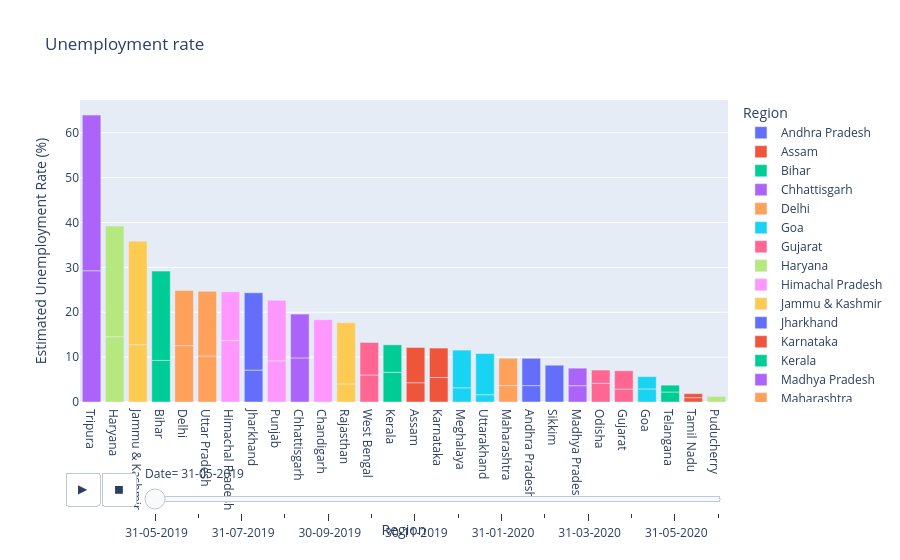

The code cell stored with this chart in its notebook:
### Markdown cell above
# Bar Plot

### Code cell
fg = px.bar(df,x='Region',y='Estimated Unemployment Rate (%)',color='Region',title='Unemployment rate',animation_frame='Date',template='plotly')
fg.update_layout(xaxis={'categoryorder':'total descending'})
fg.show()

### Figure 1 — Plotly figure (JSON) as saved in the notebook; plotly's stock layout.template omitted (floating-point values rounded to 4 significant figures)
{"data": [{"alignmentgroup": "True", "hovertemplate": "Region=%{x}<br>Date= 31-05-2019<br>Estimated Unemployment Rate (%)=%{y}<extra></extra>", "legendgroup": "Andhra Pradesh", "marker": {"color": "#636efa", "pattern": {"shape": ""}}, "name": "Andhra Pradesh", "offsetgroup": "Andhra Pradesh", "orientation": "v", "showlegend": true, "textposition": "auto", "type": "bar", "x": ["Andhra Pradesh", "Andhra Pradesh"], "xaxis": "x", "y": [3.65, 6.09], "yaxis": "y"}, {"alignmentgroup": "True", "hovertemplate": "Region=%{x}<br>Date= 31-05-2019<br>Estimated Unemployment Rate (%)=%{y}<extra></extra>", "legendgroup": "Assam", "marker": {"color": "#EF553B", "pattern": {"shape": ""}}, "name": "Assam", "offsetgroup": "Assam", "orientation": "v", "showlegend": true, "textposition": "auto", "type": "bar", "x": ["Assam", "Assam"], "xaxis": "x", "y": [4.29, 7.87], "yaxis": "y"}, {"alignmentgroup": "True", "hovertemplate": "Region=%{x}<br>Date= 31-05-2019<br>Estimated Unemployment Rate (%)=%{y}<extra></extra>", "legendgroup": "Bihar", "marker": {"color": "#00cc96", "pattern": {"shape": ""}}, "name": "Bihar", "offsetgroup": "Bihar", "orientation": "v", "showlegend": true, "textposition": "auto", "type": "bar", "x": ["Bihar", "Bihar"], "xaxis": "x", "y": [9.27, 19.9], "yaxis": "y"}, {"alignmentgroup": "True", "hovertemplate": "Region=%{x}<br>Date= 31-05-2019<br>Estimated Unemployment Rate (%)=%{y}<extra></extra>", "legendgroup": "Chhattisgarh", "marker": {"color": "#ab63fa", "pattern": {"shape": ""}}, "name": "Chhattisgarh", "offsetgroup": "Chhattisgarh", "orientation": "v", "showlegend": true, "textposition": "auto", "type": "bar", "x": ["Chhattisgarh", "Chhattisgarh"], "xaxis": "x", "y": [9.82, 9.77], "yaxis": "y"}, {"alignmentgroup": "True", "hovertemplate": "Region=%{x}<br>Date= 31-05-2019<br>Estimated Unemployment Rate (%)=%{y}<extra></extra>", "legendgroup": "Delhi", "marker": {"color": "#FFA15A", "pattern": {"shape": ""}}, "name": "Delhi", "offsetgroup": "Delhi", "orientation": "v", "showlegend": true, "textposition": "auto", "type": "bar", "x": ["Delhi", "Delhi"], "xaxis": "x", "y": [12.56, 12.31], "yaxis": "y"}, {"alignmentgroup": "True", "hovertemplate": "Region=%{x}<br>Date= 31-05-2019<br>Estimated Unemployment Rate (%)=%{y}<extra></extra>", "legendgroup": "Goa", "marker": {"color": "#19d3f3", "pattern": {"shape": ""}}, "name": "Goa", "offsetgroup": "Goa", "orientation": "v", "showlegend": true, "textposition": "auto", "type": "bar", "x": ["Goa", "Goa"], "xaxis": "x", "y": [2.91, 2.75], "yaxis": "y"}, {"alignmentgroup": "True", "hovertemplate": "Region=%{x}<br>Date= 31-05-2019<br>Estimated Unemployment Rate (%)=%{y}<extra></extra>", "legendgroup": "Gujarat", "marker": {"color": "#FF6692", "pattern": {"shape": ""}}, "name": "Gujarat", "offsetgroup": "Gujarat", "orientation": "v", "showlegend": true, "textposition": "auto", "type": "bar", "x": ["Gujarat", "Gujarat"], "xaxis": "x", "y": [2.88, 4.09], "yaxis": "y"}, {"alignmentgroup": "True", "hovertemplate": "Region=%{x}<br>Date= 31-05-2019<br>Estimated Unemployment Rate (%)=%{y}<extra></extra>", "legendgroup": "Haryana", "marker": {"color": "#B6E880", "pattern": {"shape": ""}}, "name": "Haryana", "offsetgroup": "Haryana", "orientation": "v", "showlegend": true, "textposition": "auto", "type": "bar", "x": ["Haryana", "Haryana"], "xaxis": "x", "y": [14.54, 24.67], "yaxis": "y"}, {"alignmentgroup": "True", "hovertemplate": "Region=%{x}<br>Date= 31-05-2019<br>Estimated Unemployment Rate (%)=%{y}<extra></extra>", "legendgroup": "Himachal Pradesh", "marker": {"color": "#FF97FF", "pattern": {"shape": ""}}, "name": "Himachal Pradesh", "offsetgroup": "Himachal Pradesh", "orientation": "v", "showlegend": true, "textposition": "auto", "type": "bar", "x": ["Himachal Pradesh", "Himachal Pradesh"], "xaxis": "x", "y": [13.68, 10.88], "yaxis": "y"}, {"alignmentgroup": "True", "hovertemplate": "Region=%{x}<br>Date= 31-05-2019<br>Estimated Unemployment Rate (%)=%{y}<extra></extra>", "legendgroup": "Jammu & Kashmir", "marker": {"color": "#FECB52", "pattern": {"shape": ""}}, "name": "Jammu & Kashmir", "offsetgroup": "Jammu & Kashmir", "orientation": "v", "showlegend": true, "textposition": "auto", "type": "bar", "x": ["Jammu & Kashmir", "Jammu & Kashmir"], "xaxis": "x", "y": [12.78, 23.04], "yaxis": "y"}, {"alignmentgroup": "True", "hovertemplate": "Region=%{x}<br>Date= 31-05-2019<br>Estimated Unemployment Rate (%)=%{y}<extra></extra>", "legendgroup": "Jharkhand", "marker": {"color": "#636efa", "pattern": {"shape": ""}}, "name": "Jharkhand", "offsetgroup": "Jharkhand", "orientation": "v", "showlegend": true, "textposition": "auto", "type": "bar", "x": ["Jharkhand", "Jharkhand"], "xaxis": "x", "y": [7.11, 17.23], "yaxis": "y"}, {"alignmentgroup": "True", "hovertemplate": "Region=%{x}<br>Date= 31-05-2019<br>Estimated Unemployment Rate (%)=%{y}<extra></extra>", "legendgroup": "Karnataka", "marker": {"color": "#EF553B", "pattern": {"shape": ""}}, "name": "Karnataka", "offsetgroup": "Karnataka", "orientation": "v", "showlegend": true, "textposition": "auto", "type": "bar", "x": ["Karnataka", "Karnataka"], "xaxis": "x", "y": [5.46, 6.56], "yaxis": "y"}, {"alignmentgroup": "True", "hovertemplate": "Region=%{x}<br>Date= 31-05-2019<br>Estimated Unemployment Rate (%)=%{y}<extra></extra>", "legendgroup": "Kerala", "marker": {"color": "#00cc96", "pattern": {"shape": ""}}, "name": "Kerala", "offsetgroup": "Kerala", "orientation": "v", "showlegend": true, "textposition": "auto", "type": "bar", "x": ["Kerala", "Kerala"], "xaxis": "x", "y": [6.63, 6.11], "yaxis": "y"}, {"alignmentgroup": "True", "hovertemplate": "Region=%{x}<br>Date= 31-05-2019<br>Estimated Unemployment Rate (%)=%{y}<extra></extra>", "legendgroup": "Madhya Pradesh", "marker": {"color": "#ab63fa", "pattern": {"shape": ""}}, "name": "Madhya Pradesh", "offsetgroup": "Madhya Pradesh", "orientation": "v", "showlegend": true, "textposition": "auto", "type": "bar", "x": ["Madhya Pradesh", "Madhya Pradesh"], "xaxis": "x", "y": [3.63, 3.91], "yaxis": "y"}, {"alignmentgroup": "True", "hovertemplate": "Region=%{x}<br>Date= 31-05-2019<br>Estimated Unemployment Rate (%)=%{y}<extra></extra>", "legendgroup": "Maharashtra", "marker": {"color": "#FFA15A", "pattern": {"shape": ""}}, "name": "Maharashtra", "offsetgroup": "Maharashtra", "orientation": "v", "showlegend": true, "textposition": "auto", "type": "bar", "x": ["Maharashtra", "Maharashtra"], "xaxis": "x", "y": [3.67, 6.08], "yaxis": "y"}, {"alignmentgroup": "True", "hovertemplate": "Region=%{x}<br>Date= 31-05-2019<br>Estimated Unemployment Rate (%)=%{y}<extra></extra>", "legendgroup": "Meghalaya", "marker": {"color": "#19d3f3", "pattern": {"shape": ""}}, "name": "Meghalaya", "offsetgroup": "Meghalaya", "orientation": "v", "showlegend": true, "textposition": "auto", "type": "bar", "x": ["Meghalaya", "Meghalaya"], "xaxis": "x", "y": [3.16, 8.4], "yaxis": "y"}, {"alignmentgroup": "True", "hovertemplate": "Region=%{x}<br>Date= 31-05-2019<br>Estimated Unemployment Rate (%)=%{y}<extra></extra>", "legendgroup": "Odisha", "marker": {"color": "#FF6692", "pattern": {"shape": ""}}, "name": "Odisha", "offsetgroup": "Odisha", "orientation": "v", "showlegend": true, "textposition": "auto", "type": "bar", "x": ["Odisha", "Odisha"], "xaxis": "x", "y": [4.17, 2.95], "yaxis": "y"}, {"alignmentgroup": "True", "hovertemplate": "Region=%{x}<br>Date= 31-05-2019<br>Estimated Unemployment Rate (%)=%{y}<extra></extra>", "legendgroup": "Puducherry", "marker": {"color": "#B6E880", "pattern": {"shape": ""}}, "name": "Puducherry", "offsetgroup": "Puducherry", "orientation": "v", "showlegend": true, "textposition": "auto", "type": "bar", "x": ["Puducherry", "Puducherry"], "xaxis": "x", "y": [0, 1.25], "yaxis": "y"}, {"alignmentgroup": "True", "hovertemplate": "Region=%{x}<br>Date= 31-05-2019<br>Estimated Unemployment Rate (%)=%{y}<extra></extra>", "legendgroup": "Punjab", "marker": {"color": "#FF97FF", "pattern": {"shape": ""}}, "name": "Punjab", "offsetgroup": "Punjab", "orientation": "v", "showlegend": true, "textposition": "auto", "type": "bar", "x": ["Punjab", "Punjab"], "xaxis": "x", "y": [9.17, 13.49], "yaxis": "y"}, {"alignmentgroup": "True", "hovertemplate": "Region=%{x}<br>Date= 31-05-2019<br>Estimated Unemployment Rate (%)=%{y}<extra></extra>", "legendgroup": "Rajasthan", "marker": {"color": "#FECB52", "pattern": {"shape": ""}}, "name": "Rajasthan", "offsetgroup": "Rajasthan", "orientation": "v", "showlegend": true, "textposition": "auto", "type": "bar", "x": ["Rajasthan", "Rajasthan"], "xaxis": "x", "y": [4.03, 13.62], "yaxis": "y"}, {"alignmentgroup": "True", "hovertemplate": "Region=%{x}<br>Date= 31-05-2019<br>Estimated Unemployment Rate (%)=%{y}<extra></extra>", "legendgroup": "Sikkim", "marker": {"color": "#636efa", "pattern": {"shape": ""}}, "name": "Sikkim", "offsetgroup": "Sikkim", "orientation": "v", "showlegend": true, "textposition": "auto", "type": "bar", "x": ["Sikkim"], "xaxis": "x", "y": [8.2], "yaxis": "y"}, {"alignmentgroup": "True", "hovertemplate": "Region=%{x}<br>Date= 31-05-2019<br>Estimated Unemployment Rate (%)=%{y}<extra></extra>", "legendgroup": "Tamil Nadu", "marker": {"color": "#EF553B", "pattern": {"shape": ""}}, "name": "Tamil Nadu", "offsetgroup": "Tamil Nadu", "orientation": "v", "showlegend": true, "textposition": "auto", "type": "bar", "x": ["Tamil Nadu", "Tamil Nadu"], "xaxis": "x", "y": [0.97, 0.89], "yaxis": "y"}, {"alignmentgroup": "True", "hovertemplate": "Region=%{x}<br>Date= 31-05-2019<br>Estimated Unemployment Rate (%)=%{y}<extra></extra>", "legendgroup": "Telangana", "marker": {"color": "#00cc96", "pattern": {"shape": ""}}, "name": "Telangana", "offsetgroup": "Telangana", "orientation": "v", "showlegend": true, "textposition": "auto", "type": "bar", "x": ["Telangana", "Telangana"], "xaxis": "x", "y": [2.23, 1.52], "yaxis": "y"}, {"alignmentgroup": "True", "hovertemplate": "Region=%{x}<br>Date= 31-05-2019<br>Estimated Unemployment Rate (%)=%{y}<extra></extra>", "legendgroup": "Tripura", "marker": {"color": "#ab63fa", "pattern": {"shape": ""}}, "name": "Tripura", "offsetgroup": "Tripura", "orientation": "v", "showlegend": true, "textposition": "auto", "type": "bar", "x": ["Tripura", "Tripura"], "xaxis": "x", "y": [29.25, 34.69], "yaxis": "y"}, {"alignmentgroup": "True", "hovertemplate": "Region=%{x}<br>Date= 31-05-2019<br>Estimated Unemployment Rate (%)=%{y}<extra></extra>", "legendgroup": "Uttar Pradesh", "marker": {"color": "#FFA15A", "pattern": {"shape": ""}}, "name": "Uttar Pradesh", "offsetgroup": "Uttar Pradesh", "orientation": "v", "showlegend": true, "textposition": "auto", "type": "bar", "x": ["Uttar Pradesh", "Uttar Pradesh"], "xaxis": "x", "y": [10.26, 14.4], "yaxis": "y"}, {"alignmentgroup": "True", "hovertemplate": "Region=%{x}<br>Date= 31-05-2019<br>Estimated Unemployment Rate (%)=%{y}<extra></extra>", "legendgroup": "Uttarakhand", "marker": {"color": "#19d3f3", "pattern": {"shape": ""}}, "name": "Uttarakhand", "offsetgroup": "Uttarakhand", "orientation": "v", "showlegend": true, "textposition": "auto", "type": "bar", "x": ["Uttarakhand", "Uttarakhand"], "xaxis": "x", "y": [1.63, 9.17], "yaxis": "y"}, {"alignmentgroup": "True", "hovertemplate": "Region=%{x}<br>Date= 31-05-2019<br>Estimated Unemployment Rate (%)=%{y}<extra></extra>", "legendgroup": "West Bengal", "marker": {"color": "#FF6692", "pattern": {"shape": ""}}, "name": "West Bengal", "offsetgroup": "West Bengal", "orientation": "v", "showlegend": true, "textposition": "auto", "type": "bar", "x": ["West Bengal", "West Bengal"], "xaxis": "x", "y": [6.02, 7.25], "yaxis": "y"}, {"alignmentgroup": "True", "hovertemplate": "Region=%{x}<br>Date= 31-05-2019<br>Estimated Unemployment Rate (%)=%{y}<extra></extra>", "legendgroup": "Chandigarh", "marker": {"color": "#FF97FF", "pattern": {"shape": ""}}, "name": "Chandigarh", "offsetgroup": "Chandigarh", "orientation": "v", "showlegend": true, "textposition": "auto", "type": "bar", "x": ["Chandigarh"], "xaxis": "x", "y": [18.35], "yaxis": "y"}], "layout": {"barmode": "relative", "legend": {"title": {"text": "Region"}, "tracegroupgap": 0}, "sliders": [{"active": 0, "currentvalue": {"prefix": "Date="}, "len": 0.9, "pad": {"b": 10, "t": 60}, "steps": [{"args": [[" 31-05-2019"], {"frame": {"duration": 0, "redraw": true}, "fromcurrent": true, "mode": "immediate", "transition": {"duration": 0, "easing": "linear"}}], "label": " 31-05-2019", "method": "animate"}, {"args": [[" 30-06-2019"], {"frame": {"duration": 0, "redraw": true}, "fromcurrent": true, "mode": "immediate", "transition": {"duration": 0, "easing": "linear"}}], "label": " 30-06-2019", "method": "animate"}, {"args": [[" 31-07-2019"], {"frame": {"duration": 0, "redraw": true}, "fromcurrent": true, "mode": "immediate", "transition": {"duration": 0, "easing": "linear"}}], "label": " 31-07-2019", "method": "animate"}, {"args": [[" 31-08-2019"], {"frame": {"duration": 0, "redraw": true}, "fromcurrent": true, "mode": "immediate", "transition": {"duration": 0, "easing": "linear"}}], "label": " 31-08-2019", "method": "animate"}, {"args": [[" 30-09-2019"], {"frame": {"duration": 0, "redraw": true}, "fromcurrent": true, "mode": "immediate", "transition": {"duration": 0, "easing": "linear"}}], "label": " 30-09-2019", "method": "animate"}, {"args": [[" 31-10-2019"], {"frame": {"duration": 0, "redraw": true}, "fromcurrent": true, "mode": "immediate", "transition": {"duration": 0, "easing": "linear"}}], "label": " 31-10-2019", "method": "animate"}, {"args": [[" 30-11-2019"], {"frame": {"duration": 0, "redraw": true}, "fromcurrent": true, "mode": "immediate", "transition": {"duration": 0, "easing": "linear"}}], "label": " 30-11-2019", "method": "animate"}, {"args": [[" 31-12-2019"], {"frame": {"duration": 0, "redraw": true}, "fromcurrent": true, "mode": "immediate", "transition": {"duration": 0, "easing": "linear"}}], "label": " 31-12-2019", "method": "animate"}, {"args": [[" 31-01-2020"], {"frame": {"duration": 0, "redraw": true}, "fromcurrent": true, "mode": "immediate", "transition": {"duration": 0, "easing": "linear"}}], "label": " 31-01-2020", "method": "animate"}, {"args": [[" 29-02-2020"], {"frame": {"duration": 0, "redraw": true}, "fromcurrent": true, "mode": "immediate", "transition": {"duration": 0, "easing": "linear"}}], "label": " 29-02-2020", "method": "animate"}, {"args": [[" 31-03-2020"], {"frame": {"duration": 0, "redraw": true}, "fromcurrent": true, "mode": "immediate", "transition": {"duration": 0, "easing": "linear"}}], "label": " 31-03-2020", "method": "animate"}, {"args": [[" 30-04-2020"], {"frame": {"duration": 0, "redraw": true}, "fromcurrent": true, "mode": "immediate", "transition": {"duration": 0, "easing": "linear"}}], "label": " 30-04-2020", "method": "animate"}, {"args": [[" 31-05-2020"], {"frame": {"duration": 0, "redraw": true}, "fromcurrent": true, "mode": "immediate", "transition": {"duration": 0, "easing": "linear"}}], "label": " 31-05-2020", "method": "animate"}, {"args": [[" 30-06-2020"], {"frame": {"duration": 0, "redraw": true}, "fromcurrent": true, "mode": "immediate", "transition": {"duration": 0, "easing": "linear"}}], "label": " 30-06-2020", "method": "animate"}], "x": 0.1, "xanchor": "left", "y": 0, "yanchor": "top"}], "title": {"text": "Unemployment rate"}, "updatemenus": [{"buttons": [{"args": [null, {"frame": {"duration": 500, "redraw": true}, "fromcurrent": true, "mode": "immediate", "transition": {"duration": 500, "easing": "linear"}}], "label": "&#9654;", "method": "animate"}, {"args": [[null], {"frame": {"duration": 0, "redraw": true}, "fromcurrent": true, "mode": "immediate", "transition": {"duration": 0, "easing": "linear"}}], "label": "&#9724;", "method": "animate"}], "direction": "left", "pad": {"r": 10, "t": 70}, "showactive": false, "type": "buttons", "x": 0.1, "xanchor": "right", "y": 0, "yanchor": "top"}], "xaxis": {"anchor": "y", "categoryarray": ["Andhra Pradesh", "Assam", "Bihar", "Chhattisgarh", "Delhi", "Goa", "Gujarat", "Haryana", "Himachal Pradesh", "Jammu & Kashmir", "Jharkhand", "Karnataka", "Kerala", "Madhya Pradesh", "Maharashtra", "Meghalaya", "Odisha", "Puducherry", "Punjab", "Rajasthan", "Sikkim", "Tamil Nadu", "Telangana", "Tripura", "Uttar Pradesh", "Uttarakhand", "West Bengal", null, "Chandigarh"], "categoryorder": "total descending", "domain": [0, 1], "title": {"text": "Region"}}, "yaxis": {"anchor": "x", "domain": [0, 1], "title": {"text": "Estimated Unemployment Rate (%)"}}}}
